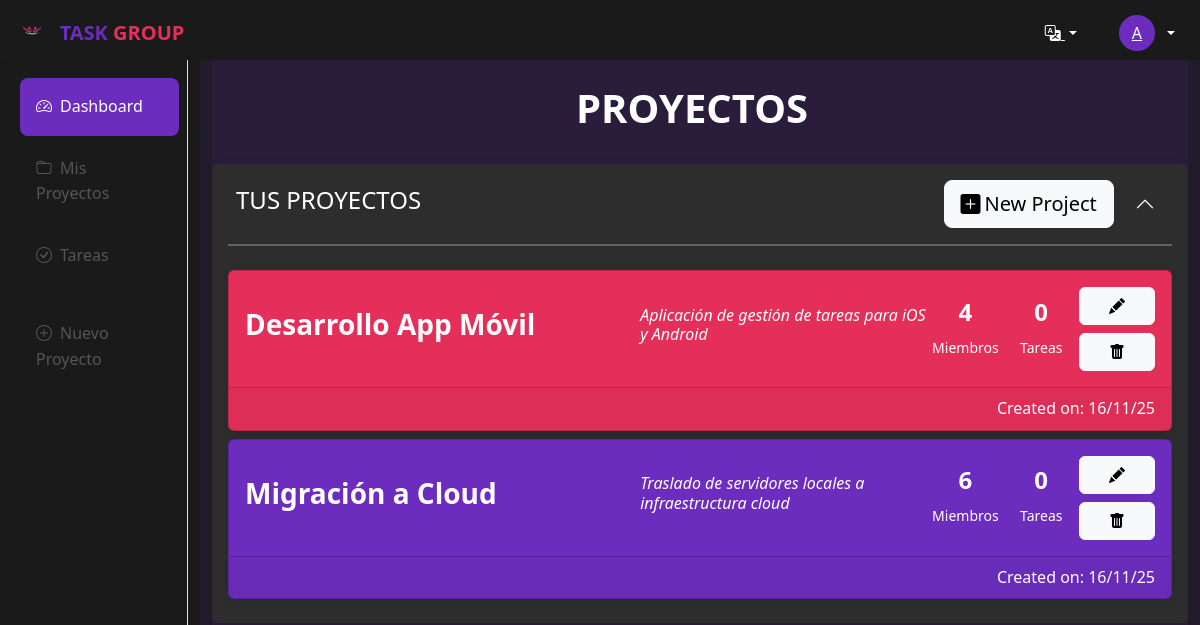
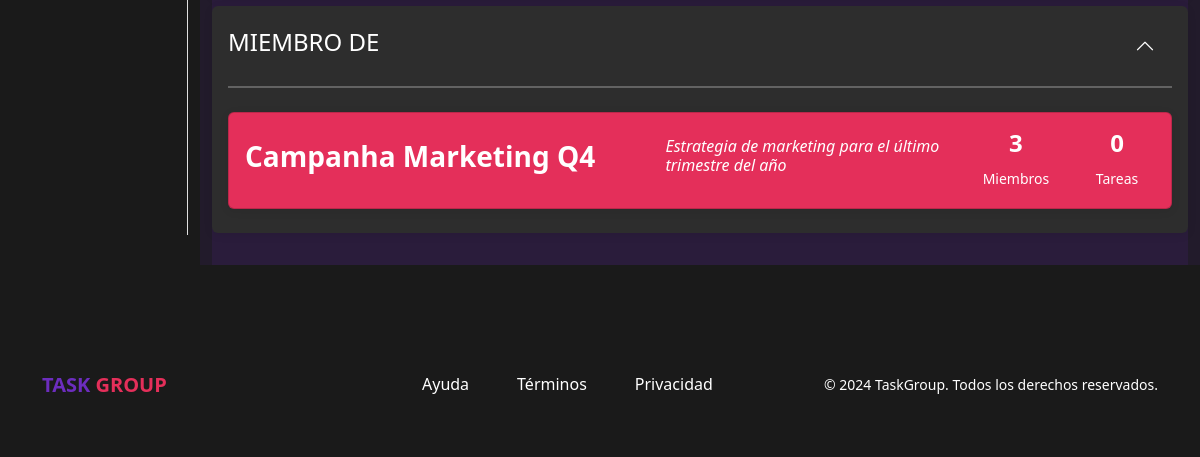
/index.php?controller=projects&action=list (signed in), run on an earlier commit of the app's database (2 pictures, top to bottom).
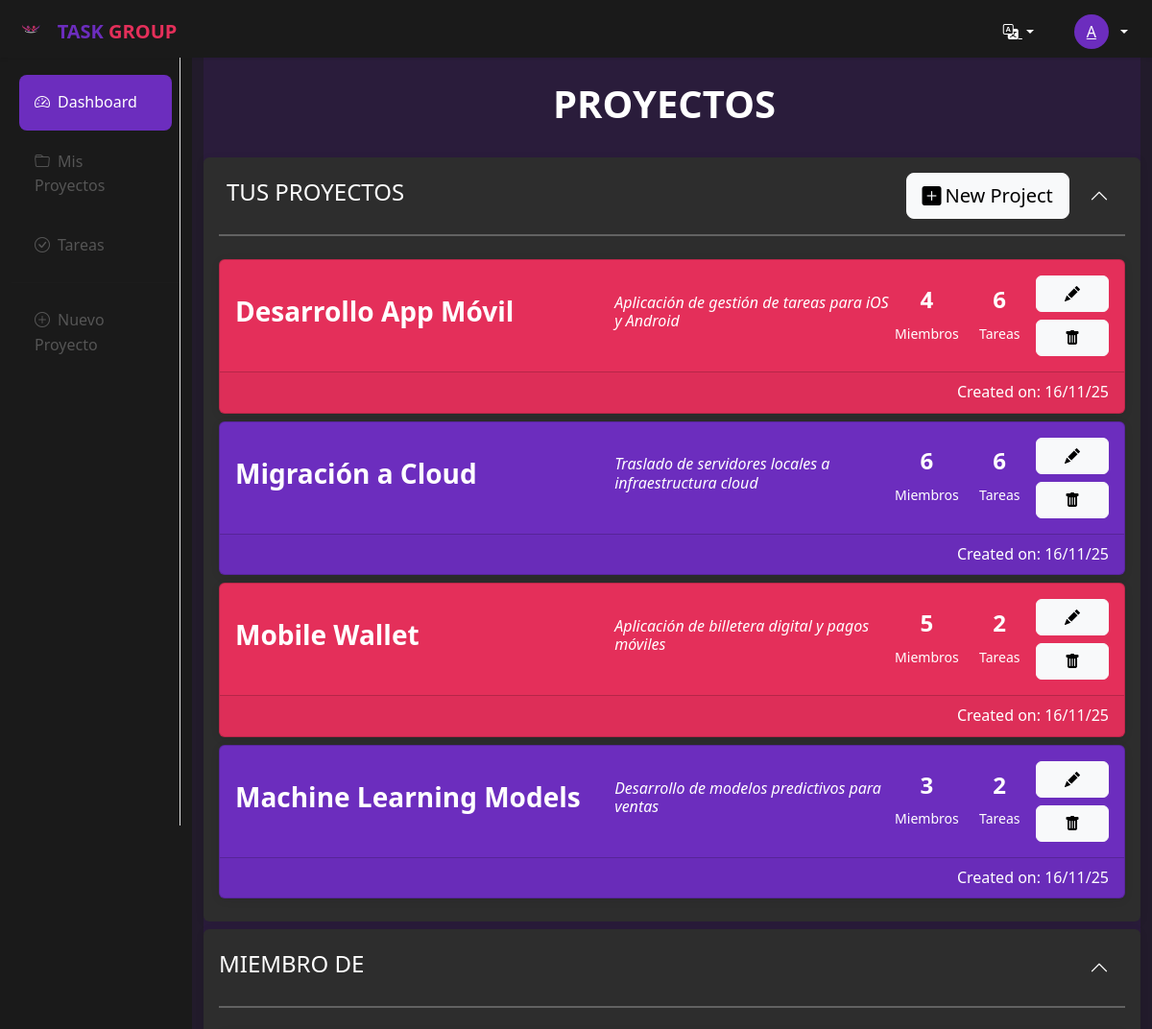
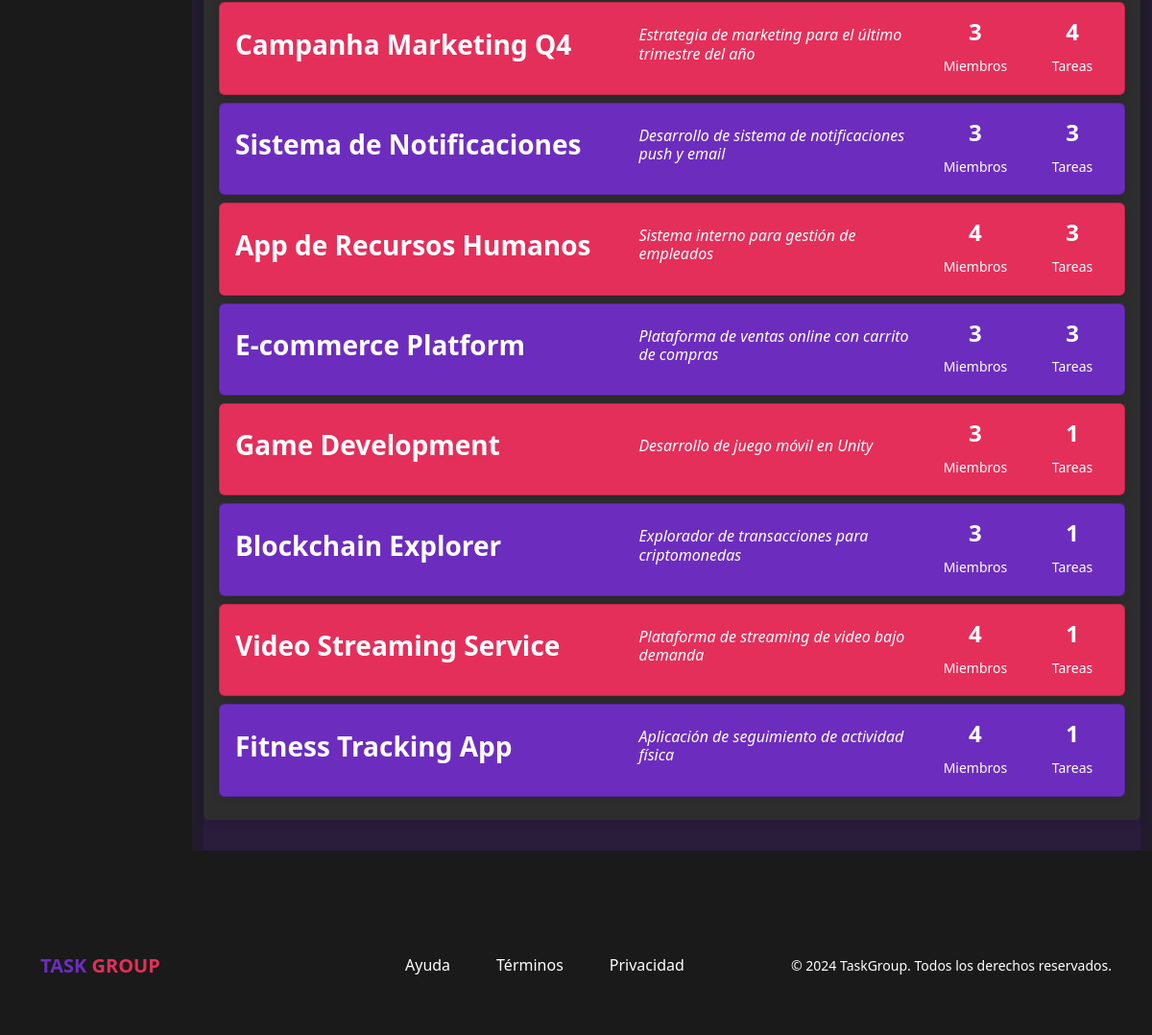
And on a later commit of the database (2 pictures, top to bottom).
### tables this page shows
CREATE TABLE projects (
    project_id INT AUTO_INCREMENT,
    project_name VARCHAR(255) NOT NULL,
    project_description TEXT NULL,
    project_owner VARCHAR(255) NOT NULL,
    project_created_at TIMESTAMP DEFAULT CURRENT_TIMESTAMP,
    PRIMARY KEY (project_id),
    FOREIGN KEY (project_owner) REFERENCES users(username) ON DELETE CASCADE
);

### app/core/ViewManager.php (called while the page is built, shortened)
<?php
class ViewManager {
    private $variables = array();
    public function getVariable($varName, $defaultValue = null) {
        if (!isset($this->variables[$varName])) {
            return $defaultValue;
        }
        return $this->variables[$varName];
    }
    public function setVariable($varName, $varValue, $flash=false) {
        $this->variables[$varName] = $varValue;
    }
    public function render($controllerName, $viewName) {
        include(__DIR__."/../View/pages/".$controllerName."/".$viewName.".php");
    }
    private static $viewManagerSingleton = null;
    public static function getInstance() {
        if (self::$viewManagerSingleton == null) {
            self::$viewManagerSingleton = new ViewManager();
        }
        return self::$viewManagerSingleton;
    }
}
?>

### app/Controller/ProjectsController.php (called while the page is built, shortened)
<?php
require_once(__DIR__.'/../core/ViewManager.php');
require_once(__DIR__.'/../core/I18n.php');
require_once(__DIR__.'/../Model/Entity/User.php');
require_once(__DIR__.'/../Model/Entity/Project.php');
require_once(__DIR__.'/../Model/Mapper/ProjectMapper.php');
require_once(__DIR__.'/BaseController.php');
class ProjectsController extends BaseController {
    private $projectMapper;
    public function __construct() {
        $this->projectMapper = new ProjectMapper();
        $this->view->setLayout(self::PROJECTS_LAYOUT);
    }
    public function list() {
        $ownedProjects = $this->projectMapper->findByOwnerWithCounts($this->currentUser->getUsername());
        $this->view->setVariable("ownedProjects", $ownedProjects);
        $memberProjects = $this->projectMapper->findByMemberOnlyWithCounts($this->currentUser->getUsername());
        $this->view->setVariable("memberProjects", $memberProjects);
        $this->view->render(self::PROJECTS_CONTROLLER_NAME, self::PROJECTS_LIST_ACTION);
    }
}
?>

### index.php (called while the page is built, shortened)
<?php
function run() {
    try {
        $controller = loadController($_GET["controller"]);
        $actionName = $_GET["action"];
        $controller->$actionName();
    } catch(Exception $ex) {
        die("An exception ocurred.".$ex->getMessage());
    }
}
function loadController($controllerName) {
    return new $controllerClassName();
}
run();
?>

### app/core/I18n.php (called while the page is built, shortened)
<?php
class I18n {
	private $messages;
	public function setLanguage($language) {
		$this->messages = $i18n_messages;
	}
	public function i18n($key) {
		if (isset($this->messages[$key])){
			return $this->messages[$key];
		}else{
			return $key;
		}
	}
	private static $i18n_singleton = null;
	public static function getInstance() {
		if (self::$i18n_singleton == NULL) {
			self::$i18n_singleton = new I18n();
		}
		return self::$i18n_singleton;
	}
}
function i18n($key) {
	return I18n::getInstance()->i18n($key);
}

### app/Model/Entity/Project.php (called while the page is built, shortened)
<?php
class Project {
    private $id;
    private $name;
    private $description;
    private $createdAt;
    private $memberCount;
    private $taskCount;
    public function __construct($id = null,$name = null, $description = null, $ownerUsername = null, $createdAt = null) {
        $this->id = $id;
        $this->name = $name;
        $this->description = $description;
        $this->createdAt = $createdAt;
    }
    public function getId() {
        return $this->id;
    }
    public function setId($id) {
        $this->id = $id;
    }
    public function getName() {
        return $this->name;
    }
    public function setName($name) {
        $this->name = $name;
    }
    public function getDescription() {
        return $this->description;
    }
    public function setDescription($description) {
        $this->description = $description;
    }
    public function getCreatedAt() {
        return $this->createdAt;
    }
    public function getCreatedAtFormatted() {
        return $this->getCreatedAt()->format("d/m/y");
    }
    public function setCreatedAt($createdAt) {
        $this->createdAt = $createdAt;
    }
    public function getMemberCount() {
        if ($this->memberCount > 0) {
            return $this->memberCount;
        }
        return 0;
    }
    public function setMemberCount($memberCount) {
        $this->memberCount = $memberCount;
    }
    public function getTaskCount() {
        if ($this->taskCount > 0) {
            return $this->taskCount;
        }
        return 0;
    }
    public function setTaskCount($taskCount) {
        $this->taskCount = $taskCount;
    }
}
?>

### app/Model/Mapper/ProjectMapper.php (called while the page is built, shortened)
<?php
require_once(__DIR__ . '/../../core/PDOConnection.php');
class ProjectMapper {
    private $db;
    public function __construct(){
        $this->db = PDOConnection::getInstance();
    }
    public function findByOwnerWithCounts($username) {
        $stmt = $this->db->prepare("SELECT p.*,
            (SELECT COUNT(*) FROM project_members pm WHERE pm.project_id = p.project_id) AS member_count,
            (SELECT COUNT(*) FROM tasks t WHERE t.project_id = p.project_id) AS task_count
            FROM projects p
            WHERE p.project_owner = ? ORDER BY p.project_created_at DESC");
        $stmt->execute(array($username));
        $projects = array();
        while ($row = $stmt->fetch(PDO::FETCH_ASSOC)) {
            $projects[] = $this->rowToEntity($row);
        }
        return $projects;
    }
    public function findByMemberOnlyWithCounts($username) {
        $stmt = $this->db->prepare("SELECT p.*,
            (SELECT COUNT(*) FROM project_members pm WHERE pm.project_id = p.project_id) AS member_count,
            (SELECT COUNT(*) FROM tasks t WHERE t.project_id = p.project_id) AS task_count
            FROM projects p JOIN project_members pm ON p.project_id = pm.project_id
            WHERE pm.username = ? AND p.project_owner != ? ORDER BY p.project_created_at DESC");
        $stmt->execute(array($username, $username));
        $projects = array();
        while ($row = $stmt->fetch(PDO::FETCH_ASSOC)) {
            $projects[] = $this->rowToEntity($row);
        }
        return $projects;
    }
    private function rowToEntity($row) {
        $project = new Project();
        $project->setId($row['project_id']);
        $project->setName($row['project_name']);
        $project->setDescription($row['project_description']);
        $project->setOwnerUsername($row['project_owner']);
        $createdAt = DateTime::createFromFormat('Y-m-d H:i:s', $row['project_created_at']);
        $project->setCreatedAt($createdAt);
        if (isset($row['member_count'])) {
            $project->setMemberCount($row['member_count']);
        }
        if (isset($row['task_count'])) {
            $project->setTaskCount($row['task_count']);
        }
        return $project;
    }
}
?>

### app/core/PDOConnection.php (called while the page is built)
<?php
class PDOConnection {
    private static $dbhost = "127.0.0.1";
    private static $dbname = "taskgroup";
    private static $dbuser = "tguser";
    private static $dbpass = "tgpass";
    private static $db_singleton = null;
    public static function getInstance() {
        if (self::$db_singleton == null) {
            self::$db_singleton = new PDO(
                "mysql:host=".self::$dbhost.";dbname=".self::$dbname.";charset=utf8",
                self::$dbuser,
                self::$dbpass,
                array(
                    PDO::ATTR_EMULATE_PREPARES => false,
                    PDO::ATTR_ERRMODE => PDO::ERRMODE_EXCEPTION
                )
            );
        }
        return self::$db_singleton;
    }
}
?>

### app/Controller/BaseController.php (called while the page is built, shortened)
<?php
require_once(__DIR__.'/../core/ViewManager.php');
require_once(__DIR__.'/../core/I18n.php');
require_once(__DIR__.'/../Model/Entity/User.php');
class BaseController {
    public function __construct() {
        if (isset($_SESSION["current_user"])) {
            $this->currentUser = new User($_SESSION["current_user"]);
        }
    }
}
?>

### app/Model/Entity/User.php (called while the page is built, shortened)
<?php
class User {
    private $username;
    public function __construct($username =  null, $email = null, $password = null) {
        $this->username = $username;
    }
    public function getUsername() {
        return $this->username;
    }
}
?>

### app/View/pages/projects/list.php (the view, shortened to what the rows shown need)
<?php
$view = ViewManager::getInstance();
$ownedProjects = $view->getVariable("ownedProjects");
$memberProjects = $view->getVariable("memberProjects");
?>
<div class="card border-0 shadow-sm bg-tg-grey mb-2">
    <div class="card-body">
        <div class="d-flex justify-content-between align-items-center mb-2 ms-2 ">
            <h2 class="h4 card-title  text-white "> <?= strtoupper(i18n("Your Projects")) ?></h2>
        </div>
        <div class="collapse show" id="ownedProjectList">
            <div class="col mt-4">
                <?php foreach($ownedProjects as $index => $project): ?>
                    <div class="row-md-3 mb-2" data-entity="project" data-id="<?= $project->getId() ?>">
                        <div class="card <?= ($index % 2 == 0) ? 'bg-tg-secondary' : 'bg-tg-primary' ?> text-white">
                            <div class="card-body d-flex justify-content-between">
                                <div class="col-5 my-auto">
                                    <h3 class="h3 fw-bold"><?= $project->getName() ?></h3>
                                </div>
                                <div class="col-4 my-auto align-left">
                                    <h3 class="h6 ms-3 fst-italic"><?= (strlen($project->getDescription()) > 60) ? substr($project->getDescription(), 0, 60) . "..." : $project->getDescription() ?></h3>
                                </div>
                                <div class ="col-1 text-center my-auto">
                                    <h3 class="h4 fw-bold"><?= $project->getMemberCount() ?></h3>
                                    <small><?= i18n("Members") ?></small>
                                </div>
                                <div class ="col-1 text-center my-auto">
                                    <h3 class="h4 fw-bold"><?= $project->getTaskCount() ?></h3>
                                    <small><?= i18n("Tasks") ?></small>
                                </div>
                                <div class="col-1 my-auto">
                                    <div class="d-flex flex-column gap-2">
                                                <a href="<?= "index.php?controller=projects&amp;action=edit&amp;id=" . $project->getId() ?>" class="btn btn-light "><i class="bi bi-pencil-fill"></i></a>
                                                <a href="<?= "index.php?controller=projects&amp;action=delete&amp;id=" . $project->getId() ?>" class="btn btn-light "><i class="bi bi-trash-fill"></i></a>
                                    </div>
                                </div>
                            </div>
                            <div class="card-footer text-end">
                                <?= i18n("Created on") . ": " . $project->getCreatedAtFormatted() ?>
                            </div>
                        </div>
                    </div>
                <?php endforeach; ?>
            </div>
        </div>
    </div>
</div>
<div class="card border-0 shadow-sm bg-tg-grey mb-2 mt-2">
    <div class="card-body">
        <div class="d-flex justify-content-between align-items-center mb-3">
            <h2 class="h4 card-title  text-white "> <?= strtoupper(i18n("Member of")) ?></h2>
                </div>
        <div class="collapse show" id="memberOfProjectList">
            <div class="row mt-4">
                <?php foreach($memberProjects as $index => $project): ?>
                    <div class="row-md-3 mb-2" data-entity="project" data-id="<?= $project->getId() ?>">
                        <div class="card <?= ($index % 2 == 0) ? 'bg-tg-secondary' : 'bg-tg-primary' ?> text-white">
                            <div class="card-body d-flex justify-content-between">
                                <div class="col-5 my-auto">
                                    <h3 class="h3 fw-bold"><?= $project->getName() ?></h3>
                                </div>
                                <div class="col-4 my-auto align-left">
                                    <h3 class="h6 ms-3 fst-italic"><?= (strlen($project->getDescription()) > 60) ? substr($project->getDescription(), 0, 60) . "..." : $project->getDescription() ?></h3>
                                </div>
                                <div class ="col-1 text-center my-auto">
                                    <h3 class="h4 fw-bold"><?= $project->getMemberCount() ?></h3>
                                    <small> <?= i18n("Members") ?></small>
                                </div>
                                <div class ="col-1 text-center my-auto">
                                    <h3 class="h4 fw-bold"><?= $project->getTaskCount() ?></h3>
                                    <small><?= i18n("Tasks") ?></small>
                                </div>
                            </div>
                        </div>
                    </div>
                <?php endforeach; ?>
            </div>
        </div>
    </div>
</div>

What changed in the data, as far as the page shows it:
computed for projects "Desarrollo App Móvil": TaskCount "0" → "6"
computed for projects "Migración a Cloud": TaskCount "0" → "6"
added projects: project_name "Mobile Wallet", project_description "Aplicación de billetera digital y pagos móviles", MemberCount "5", TaskCount "2", CreatedAtFormatted "16/11/25", shown under "TUS PROYECTOS"
added projects: project_name "Machine Learning Models", project_description "Desarrollo de modelos predictivos para ventas", MemberCount "3", TaskCount "2", CreatedAtFormatted "16/11/25", shown under "TUS PROYECTOS"
computed for projects "Campanha Marketing Q4": TaskCount "0" → "4"
added projects: project_name "Sistema de Notificaciones", project_description "Desarrollo de sistema de notificaciones push y email", MemberCount "3", TaskCount "3", shown under "MIEMBRO DE"
added projects: project_name "App de Recursos Humanos", project_description "Sistema interno para gestión de empleados", MemberCount "4", TaskCount "3", shown under "MIEMBRO DE"
added projects: project_name "E-commerce Platform", project_description "Plataforma de ventas online con carrito de compras", MemberCount "3", TaskCount "3", shown under "MIEMBRO DE"
added projects: project_name "Game Development", project_description "Desarrollo de juego móvil en Unity", MemberCount "3", TaskCount "1", shown under "MIEMBRO DE"
added projects: project_name "Blockchain Explorer", project_description "Explorador de transacciones para criptomonedas", MemberCount "3", TaskCount "1", shown under "MIEMBRO DE"
added projects: project_name "Video Streaming Service", project_description "Plataforma de streaming de video bajo demanda", MemberCount "4", TaskCount "1", shown under "MIEMBRO DE"
added projects: project_name "Fitness Tracking App", project_description "Aplicación de seguimiento de actividad física", MemberCount "4", TaskCount "1", shown under "MIEMBRO DE"
